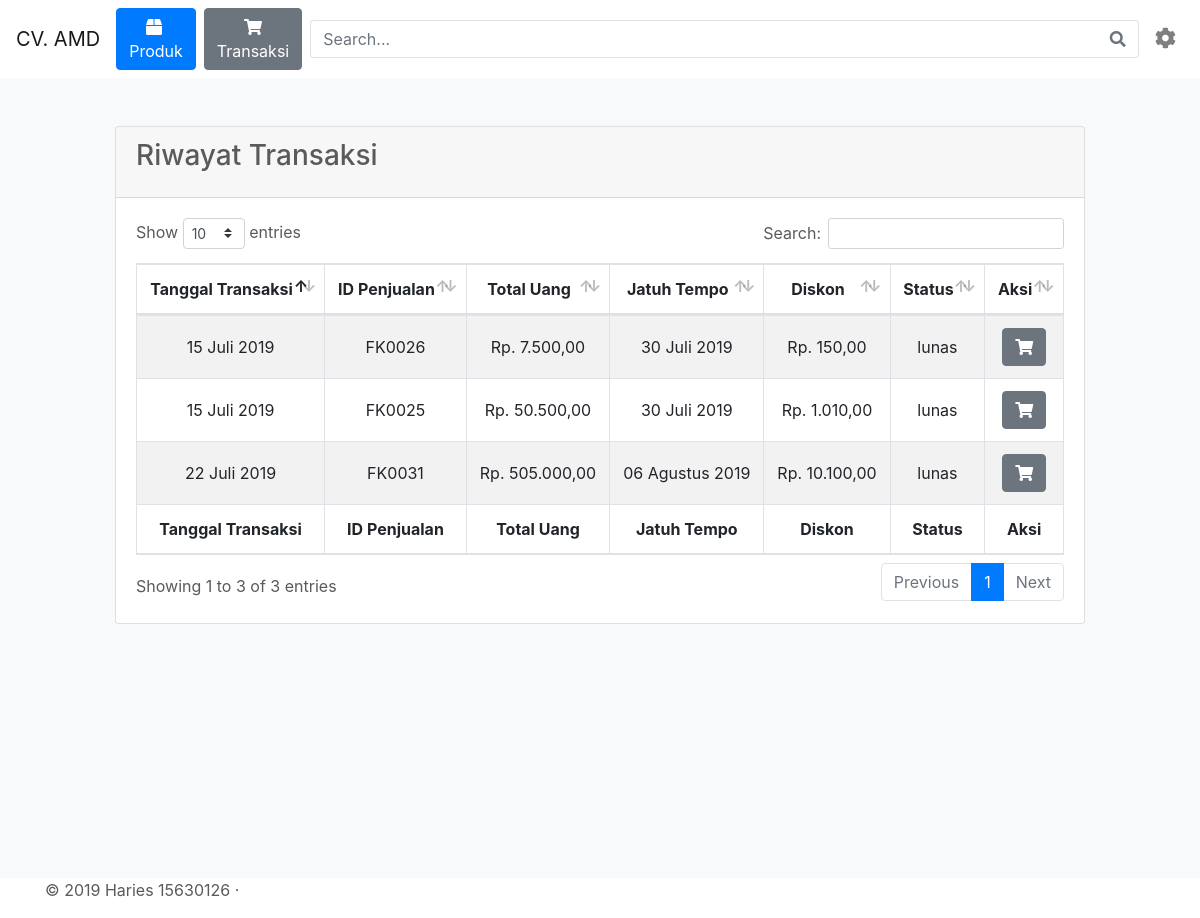
Page /riwayat_transaksi.php (signed in) on the committed database.
### tables this page shows
CREATE TABLE `about` (
  `id` int(11) NOT NULL,
  `nama` varchar(180) NOT NULL,
  `alias` varchar(180) NOT NULL,
  `alamat` varchar(180) NOT NULL,
  `telpon` varchar(180) NOT NULL,
  `email` varchar(180) NOT NULL,
  `tanda_tangan` varchar(180) NOT NULL,
  `nama_ttd` varchar(180) NOT NULL,
  `no_peg` varchar(180) NOT NULL,
  `moto` varchar(180) NOT NULL
);

CREATE TABLE `penjualan` (
  `id` int(11) NOT NULL,
  `tanggal_penjualan` varchar(180) NOT NULL,
  `id_pelanggan_profile` int(11) NOT NULL,
  `utang` int(11) NOT NULL,
  `jatuh_tempo` varchar(180) NOT NULL,
  `diskon` int(11) NOT NULL,
  `status` varchar(40) DEFAULT 'keranjang',
  `bukti_bayar` varchar(180) DEFAULT NULL
);

### about.php (called while the page is built, shortened)
<?php
$sql = "SELECT * FROM about WHERE id = '1'";
$result = $conn->query($sql);
$row = mysqli_fetch_assoc($result);
$alias = $row['alias'];
?>

### front/auth.php (called while the page is built, shortened)
<?php
include('front/core/koneksi.php');
if(!isset($_SESSION["pel"])){
    $guest = true;
}else {
    $pel = $_SESSION["pel"];
    $id_pel = $pel['id'];
    $sql = "SELECT id FROM pelanggan_profile WHERE id_pelanggan='$id_pel'";
    $pel_pro = $conn->query($sql);
    $row = mysqli_fetch_assoc($pel_pro);
    $id_profile = $row['id'];
    $not_lunas = $conn->query("SELECT * FROM penjualan WHERE id_pelanggan_profile = '$id_profile' AND status != 'lunas'");
    $cek_lunas = mysqli_num_rows($not_lunas);
    if($cek_lunas > 0){
        $isNotLunas = TRUE;
    }else{
        $isNotLunas = FALSE;
    }
};
?>

### library.php (called while the page is built, shortened)
<?php
    function tgl_indo($date)
    {
        $bulan = ['Januari', 'Februari', 'Maret', 'April', 'Mei', 'Juni', 'Juli', 'Agustus', 'September', 'Oktober', 'November', 'Desember'];
        $dt = explode("-", $date);
        $str = ltrim($dt[1], '0');
        return $dt[2] . ' ' . $bulan[$str - 1] . ' ' . $dt[0];
    }
    function duit($duit){
        $rupiah = 'Rp. '.number_format($duit,2,',','.');
        return $rupiah;
    }
?>

### riwayat_transaksi.php (the view, shortened to what this page needs)
<?php
include('front/core/header.php');
if($guest){
    header("Location: ../login.php");
}else{
    $sql = "SELECT * FROM penjualan WHERE id_pelanggan_profile='$id_profile' ORDER BY id DESC";
    $riwis = $conn->query($sql);
}
?>
    <main role="main">
        <div class="container-fluid py-5 bg-light" style="height:100vh">
            <div class="row justify-content-center align-center">
                <div class="col-10">
                    <div class="card">
                        <div class="card-header">
                            <h3 class="card-title">Riwayat Transaksi</h3>
                        </div>
                        <div class="card-body">
                            <table id="example1" class="table table-bordered table-striped">
                                <thead>
                                    <tr>
                                        <th class="text-center">Tanggal Transaksi</th>
                                        <th class="text-center">ID Penjualan</th>
                                        <th class="text-center">Total Uang</th>
                                        <th class="text-center">Jatuh Tempo</th>
                                        <th class="text-center">Diskon</th>
                                        <th class="text-center">Status</th>
                                        <th class="text-center">Aksi</th>
                                    </tr>
                                </thead>
                                <tbody>
                                    <?php while($row = mysqli_fetch_assoc($riwis)) { ?>
                                    <tr>
                                        <td class="text-center align-middle"><?php echo tgl_indo($row['tanggal_penjualan']) ?></td>
                                        <td class="text-center align-middle"><?php echo 'FK'.str_pad($row['id'],4,'0',STR_PAD_LEFT); ?></td>
                                        <td class="text-center align-middle"><?php echo $row['utang'] > 0 ? duit($row['utang']) : 'Belum Checkout' ?></td>
                                        <td class="text-center align-middle"><?php echo tgl_indo($row['jatuh_tempo']) ?></td>
                                        <td class="text-center align-middle"><?php echo $row['utang'] > 0 ? duit($row['diskon']) : 'Belum Checkout' ?></td>
                                        <td class="text-center align-middle"><?php echo $row['status'] ?></td>
                                        <td class="text-center text-nowrap">
                                            <a href="keranjang.php?cart=<?php echo $row['id'] ?>" class="btn btn-secondary">
                                                <i class="fas fa-shopping-cart"></i>
                                            </a>
                                        </td>
                                    </tr>
                                    <?php } ?>
                                </tbody>
                                <tfoot>
                                    <tr>
                                        <th class="text-center">Tanggal Transaksi</th>
                                        <th class="text-center">ID Penjualan</th>
                                        <th class="text-center">Total Uang</th>
                                        <th class="text-center">Jatuh Tempo</th>
                                        <th class="text-center">Diskon</th>
                                        <th class="text-center">Status</th>
                                        <th class="text-center">Aksi</th>
                                    </tr>
                                </tfoot>
                            </table>
                        </div>
                    </div>
                </div>
            </div>
        </div>
    </main>
<?php
include('front/core/footer.php');
?>

### front/core/header.php (shortened to what this page needs)
<?php
    require_once("front/auth.php");
    include('library.php');
    include('about.php');
    function active($currect_page){
        $url_array =  explode('/', $_SERVER['REQUEST_URI']) ;
        $url = end($url_array);
        if($currect_page == $url){
            echo 'active';
        }
    }
?>
<!doctype html>
<html lang="en">
  <head>
    <link rel="stylesheet" href="assets/fontawesome-free/css/all.min.css">
    <link href="assets/bootstrap/css/bootstrap.min.css" rel="stylesheet">
    <link rel="stylesheet" href="assets/datatables/dataTables.bootstrap4.min.css">
    <link href="assets/css/public.css" rel="stylesheet">
  </head>
  <body>
  <header>
    <nav class="navbar navbar-expand-md navbar-light bg-faded">
        <a href="/" class="navbar-brand"><?php echo $alias ?></a>
        <div class="navbar-collapse collapse" id="navbar5">
            <ul class="navbar-nav">
                <li class="nav-item mr-2 <?php active('main.php');?>">
                    <a class="btn btn-primary" href="main.php">
                        <i class="fas fa-box mr-1"></i> Produk
                    </a>
                </li>
                <li class="nav-item">
                    <a class="btn btn-secondary" href="riwayat_transaksi.php">
                        <i class="fas fa-shopping-cart"></i>
                        <?php if($isNotLunas) { ?>
                            <span class="badge badge-warning" style="color:white;">!</span>
                        <?php } else { ?>
                            Transaksi
                        <?php } ?>
                    </a>
                </li>
            </ul>
            <form action="main.php" method="get" class="mx-2 d-inline w-100">
                <div class="input-group">
                    <input name="cari" type="text" class="form-control border border-right-0" placeholder="Search...">
                    <span class="input-group-append">
                    <button type="submit" class="btn btn-outline-secondary border border-left-0">
                        <i class="fa fa-search"></i>
                    </button>
                </span>
                </div>
            </form>
            <ul class="navbar-nav">
                <li class="nav-item dropdown">
                    <a class="nav-link" href="http://example.com" id="navbarDropdownMenuLink" data-toggle="dropdown" aria-haspopup="true" aria-expanded="false">
                        <i class="fa fa-cog fa-lg"></i>
                    </a>
                </li>
            </ul>
        </div>
    </nav>
  </header>

### assets/css/public.css (style rules this page uses)
body { color: #5a5a5a; }

### rows in the picture
about: alias "CV. AMD"
penjualan: tanggal_penjualan "22 Juli 2019", id "0031", utang "Rp. 505.000,00", jatuh_tempo "06 Agustus 2019", diskon "Rp. 10.100,00", status "lunas"
penjualan: tanggal_penjualan "15 Juli 2019", id "0026", utang "Rp. 7.500,00", jatuh_tempo "30 Juli 2019", diskon "Rp. 150,00", status "lunas"
penjualan: tanggal_penjualan "15 Juli 2019", id "0025", utang "Rp. 50.500,00", jatuh_tempo "30 Juli 2019", diskon "Rp. 1.010,00", status "lunas"
